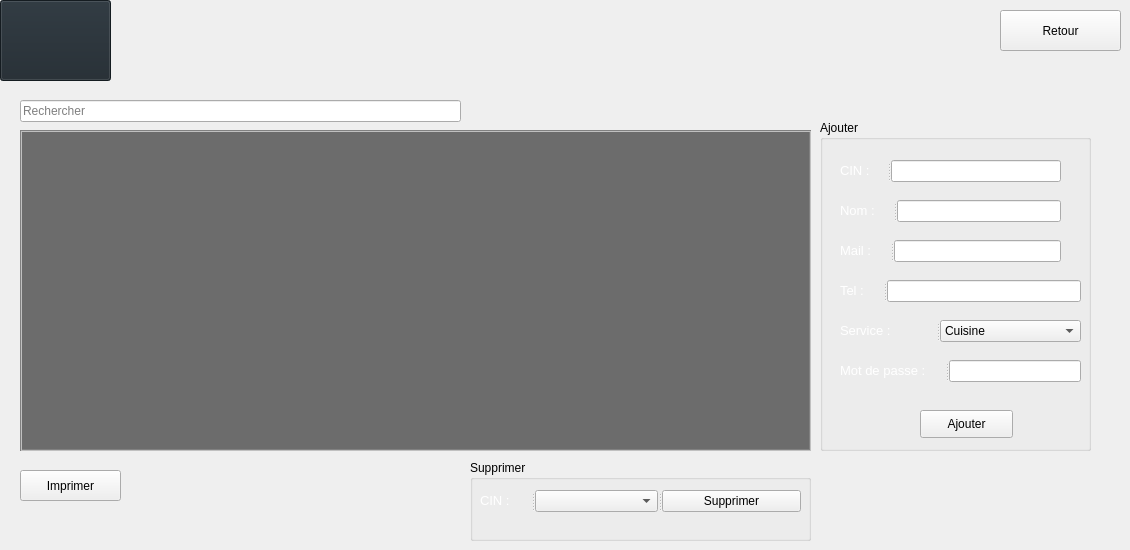
      <widget class="QWidget" name="tab_3">
       <attribute name="title">
        <string>Les employés</string>
       </attribute>
       <widget class="QTableView" name="tab_personnel">
        <property name="geometry">
         <rect>
          <x>20</x>
          <y>130</y>
          <width>791</width>
          <height>321</height>
         </rect>
        </property>
        <property name="styleSheet">
         <string notr="true">/*QTableView Top left style */
QTableView QTableCornerButton::section {
   /*  background: red;
    border: 2px outset red;*/
    color: red;
    background-color: rgb(64, 64, 64);
    border: 5px solid #f6f7fa;
    border-radius:0px;
    border-color: rgb(64, 64, 64);
 }

 QTableView {
         Color: white; /* text color in the table */
         Gridline-color: black; /*The inner frame color*/
         Background-color: rgb(108, 108, 108); /* background color in the table*/
    alternate-background-color: rgb(64, 64, 64);
         Selection-color: white; /* The text color of the selected area*/
         Selection-background-color: rgb(77, 77, 77); /*The background color of the selected area*/
    border: 2px groove gray;
    border-radius: 0px;
    padding: 2px 4px;
}

QHeaderView {
    color: white;
    font: bold 10pt;
    background-color: rgb(108, 108, 108);
    border: 0px solid rgb(144, 144, 144);
    border:0px solid rgb(191,191,191);
    border-left-color: rgba(255, 255, 255, 0);
    border-top-color: rgba(255, 255, 255, 0);
    border-radius:0px;
    min-height:29px;
}

QHeaderView::section {
    color: white;
    background-color: rgb(64, 64, 64);
    border: 5px solid #f6f7fa;
    border-radius:0px;
    border-color: rgb(64, 64, 64);
} </string>
        </property>
       </widget>
       <widget class="QLineEdit" name="lineEdit">
        <property name="geometry">
         <rect>
          <x>20</x>
          <y>100</y>
          <width>441</width>
          <height>22</height>
         </rect>
        </property>
        <property name="text">
         <string/>
        </property>
        <property name="placeholderText">
         <string>Rechercher</string>
        </property>
       </widget>
       <widget class="QGroupBox" name="groupBox">
        <property name="geometry">
         <rect>
          <x>470</x>
          <y>460</y>
          <width>341</width>
          <height>81</height>
         </rect>
        </property>
        <property name="title">
         <string>Supprimer</string>
        </property>
        <widget class="QSplitter" name="splitter_8">
         <property name="geometry">
          <rect>
           <x>10</x>
           <y>30</y>
           <width>321</width>
           <height>22</height>
          </rect>
         </property>
         <property name="orientation">
          <enum>Qt::Horizontal</enum>
         </property>
         <widget class="QSplitter" name="splitter_3">
          <property name="orientation">
           <enum>Qt::Horizontal</enum>
          </property>
          <widget class="QLabel" name="label_8">
           <property name="text">
            <string>&lt;html&gt;&lt;head/&gt;&lt;body&gt;&lt;p&gt;&lt;span style=&quot; font-size:10pt; color:#ffffff;&quot;&gt;CIN :&lt;/span&gt;&lt;/p&gt;&lt;/body&gt;&lt;/html&gt;</string>
           </property>
          </widget>
          <widget class="QComboBox" name="comboBox_supp"/>
         </widget>
         <widget class="QPushButton" name="supprimer_pb">
          <property name="text">
           <string>Supprimer</string>
          </property>
          <property name="icon">
           <iconset resource="Ressources.qrc">
            <normaloff>:/new/images/images/delete.png</normaloff>:/new/images/images/delete.png</iconset>
          </property>
         </widget>
        </widget>
       </widget>
       <widget class="QGroupBox" name="groupBox_2">
        <property name="geometry">
         <rect>
          <x>820</x>
          <y>120</y>
          <width>271</width>
          <height>331</height>
         </rect>
        </property>
        <property name="title">
         <string>Ajouter</string>
        </property>
        <widget class="QPushButton" name="pb_ajouter">
         <property name="geometry">
          <rect>
           <x>100</x>
           <y>290</y>
           <width>93</width>
           <height>28</height>
          </rect>
         </property>
         <property name="text">
          <string>Ajouter</string>
         </property>
         <property name="icon">
          <iconset resource="Ressources.qrc">
           <normaloff>:/new/images/images/add.png</normaloff>:/new/images/images/add.png</iconset>
         </property>
        </widget>
        <widget class="QSplitter" name="splitter_18">
         <property name="geometry">
          <rect>
           <x>20</x>
           <y>40</y>
           <width>221</width>
           <height>22</height>
          </rect>
         </property>
         <property name="orientation">
          <enum>Qt::Horizontal</enum>
         </property>
         <widget class="QLabel" name="label_6">
          <property name="text">
           <string>&lt;html&gt;&lt;head/&gt;&lt;body&gt;&lt;p&gt;&lt;span style=&quot; font-size:10pt; color:#ffffff;&quot;&gt;CIN :&lt;/span&gt;&lt;/p&gt;&lt;/body&gt;&lt;/html&gt;</string>
          </property>
         </widget>
         <widget class="QLineEdit" name="le_id"/>
        </widget>
        <widget class="QSplitter" name="splitter_19">
         <property name="geometry">
          <rect>
           <x>20</x>
           <y>80</y>
           <width>221</width>
           <height>22</height>
          </rect>
         </property>
         <property name="orientation">
          <enum>Qt::Horizontal</enum>
         </property>
         <widget class="QLabel" name="label_7">
          <property name="text">
           <string>&lt;html&gt;&lt;head/&gt;&lt;body&gt;&lt;p&gt;&lt;span style=&quot; font-size:10pt; color:#ffffff;&quot;&gt;Nom :&lt;/span&gt;&lt;/p&gt;&lt;/body&gt;&lt;/html&gt;</string>
          </property>
         </widget>
         <widget class="QLineEdit" name="le_nom"/>
        </widget>
        <widget class="QSplitter" name="splitter_20">
         <property name="geometry">
          <rect>
           <x>20</x>
           <y>120</y>
           <width>221</width>
           <height>22</height>
          </rect>
         </property>
         <property name="orientation">
          <enum>Qt::Horizontal</enum>
         </property>
         <widget class="QLabel" name="label_9">
          <property name="text">
           <string>&lt;html&gt;&lt;head/&gt;&lt;body&gt;&lt;p&gt;&lt;span style=&quot; font-size:10pt; color:#ffffff;&quot;&gt;Mail :&lt;/span&gt;&lt;/p&gt;&lt;/body&gt;&lt;/html&gt;</string>
          </property>
         </widget>
         <widget class="QLineEdit" name="le_prenom"/>
        </widget>
        <widget class="QSplitter" name="splitter_21">
         <property name="geometry">
          <rect>
           <x>20</x>
           <y>160</y>
           <width>241</width>
           <height>22</height>
          </rect>
         </property>
         <property name="orientation">
          <enum>Qt::Horizontal</enum>
         </property>
         <widget class="QLabel" name="label_3">
          <property name="text">
           <string>&lt;html&gt;&lt;head/&gt;&lt;body&gt;&lt;p&gt;&lt;span style=&quot; font-size:10pt; color:#ffffff;&quot;&gt;Tel :&lt;/span&gt;&lt;/p&gt;&lt;/body&gt;&lt;/html&gt;</string>
          </property>
         </widget>
         <widget class="QLineEdit" name="le_tel"/>
        </widget>
        <widget class="QSplitter" name="splitter_22">
         <property name="geometry">
          <rect>
           <x>20</x>
           <y>200</y>
           <width>241</width>
           <height>22</height>
          </rect>
         </property>
         <property name="orientation">
          <enum>Qt::Horizontal</enum>
         </property>
         <widget class="QLabel" name="label_4">
          <property name="text">
           <string>&lt;html&gt;&lt;head/&gt;&lt;body&gt;&lt;p&gt;&lt;span style=&quot; font-size:10pt; color:#ffffff;&quot;&gt;Service :&lt;/span&gt;&lt;/p&gt;&lt;/body&gt;&lt;/html&gt;</string>
          </property>
         </widget>
         <widget class="QComboBox" name="le_service">
          <item>
           <property name="text">
            <string>Cuisine</string>
           </property>
          </item>
          <item>
           <property name="text">
            <string>Serveur</string>
           </property>
          </item>
          <item>
           <property name="text">
            <string>Caissier</string>
           </property>
          </item>
         </widget>
        </widget>
        <widget class="QSplitter" name="splitter_23">
         <property name="geometry">
          <rect>
           <x>20</x>
           <y>240</y>
           <width>241</width>
           <height>22</height>
          </rect>
         </property>
         <property name="orientation">
          <enum>Qt::Horizontal</enum>
         </property>
         <widget class="QLabel" name="label_10">
          <property name="text">
           <string>&lt;html&gt;&lt;head/&gt;&lt;body&gt;&lt;p&gt;&lt;span style=&quot; font-size:10pt; color:#ffffff;&quot;&gt;Mot de passe :&lt;/span&gt;&lt;/p&gt;&lt;/body&gt;&lt;/html&gt;</string>
          </property>
         </widget>
         <widget class="QLineEdit" name="le_mdp">
          <property name="echoMode">
           <enum>QLineEdit::Password</enum>
          </property>
         </widget>
        </widget>
       </widget>
       <widget class="QPushButton" name="pushButton_6">
        <property name="geometry">
         <rect>
          <x>20</x>
          <y>470</y>
          <width>101</width>
          <height>31</height>
         </rect>
        </property>
        <property name="text">
         <string>Imprimer</string>
        </property>
       </widget>
       <widget class="QPushButton" name="Retour_2">
        <property name="geometry">
         <rect>
          <x>1000</x>
          <y>10</y>
          <width>121</width>
          <height>41</height>
         </rect>
        </property>
        <property name="styleSheet">
         <string notr="true"/>
        </property>
        <property name="text">
         <string>Retour</string>
        </property>
        <property name="icon">
         <iconset resource="Ressources.qrc">
          <normaloff>:/new/images/images/return.png</normaloff>:/new/images/images/return.png</iconset>
        </property>
       </widget>
       <widget class="QPushButton" name="pushButton_20">
        <property name="geometry">
         <rect>
          <x>0</x>
          <y>0</y>
          <width>111</width>
          <height>81</height>
         </rect>
        </property>
        <property name="styleSheet">
         <string notr="true">QPushButton
{
 
    background-color: #1e272e;
    
    border-color: #1e272e;
   
}</string>
        </property>
        <property name="text">
         <string/>
        </property>
        <property name="icon">
         <iconset resource="Ressources.qrc">
          <normaloff>:/new/images/images/Image4.png</normaloff>:/new/images/images/Image4.png</iconset>
        </property>
        <property name="iconSize">
         <size>
          <width>80</width>
          <height>80</height>
         </size>
        </property>
       </widget>
      </widget>
